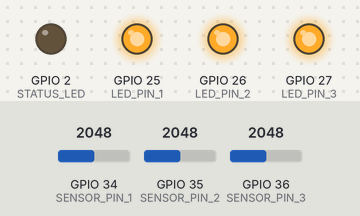
A sketch run on a simulated ESP32. Shown: output pins drawn as LEDs (lit = HIGH). The inputs (shaded band) are chosen by the test bench; at power-on: GPIO 34 (SENSOR_PIN_1) = 2048, GPIO 35 (SENSOR_PIN_2) = 2048, GPIO 36 (SENSOR_PIN_3) = 2048. WiFi joins after 1.5 s; servers stay silent unless stated; uploads are accepted with an empty reply; what the sketch prints to the serial monitor is not drawn.

Above: at 7.1 s.
7.2 s: GPIO 34 (SENSOR_PIN_1) set to 2001
At 8.5 s:
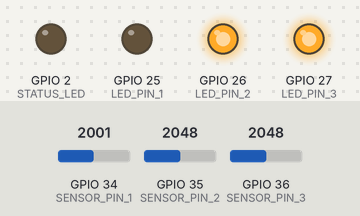
11.2 s: GPIO 35 (SENSOR_PIN_2) set to 2008
At 13.0 s:
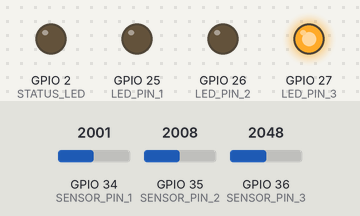
13.4 s: GPIO 34 (SENSOR_PIN_1) set to 2088
At 14.7 s:
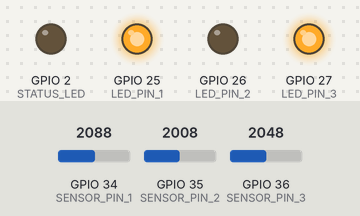
17.4 s: GPIO 36 (SENSOR_PIN_3) set to 1981
At 19.2 s:
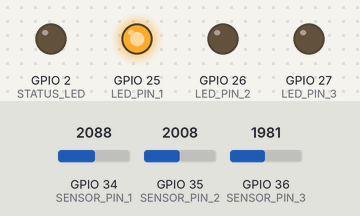
21.4 s: GPIO 35 (SENSOR_PIN_2) set to 2088
At 22.5 s:
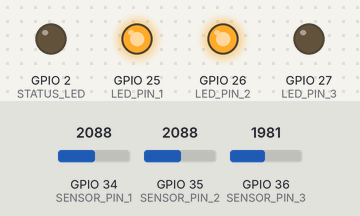
23.4 s: GPIO 36 (SENSOR_PIN_3) set to 2088
At 26.2 s:
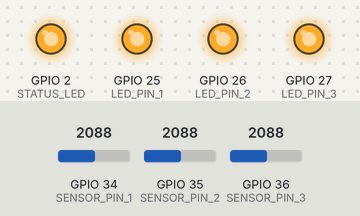
Timing chart, 0 to 27.8 s (numbered marks = the images above; inputs shaded):
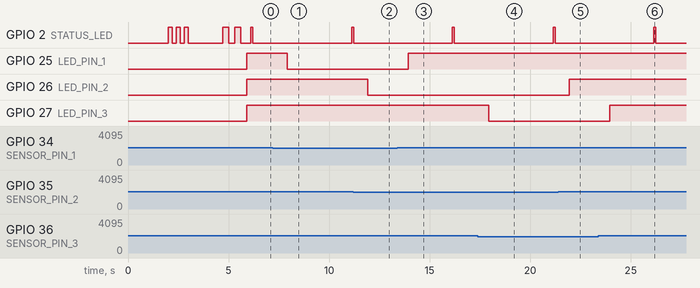

Measured:
- the behaviour switches between 2048 and 2047 on GPIO 34 (SENSOR_PIN_1) (found by bisection; images 0 and 1)
- the behaviour switches between 2048 and 2047 on GPIO 35 (SENSOR_PIN_2) (found by bisection; images 1 and 2)
- the behaviour switches between 2048 and 2047 on GPIO 36 (SENSOR_PIN_3) (found by bisection; images 3 and 4)
- after the input at 7.2 s, GPIO 25 (LED_PIN_1): HIGH → LOW after 0.72 s
- after the input at 11.2 s, GPIO 26 (LED_PIN_2): HIGH → LOW after 0.72 s
- after the input at 13.4 s, GPIO 25 (LED_PIN_1): LOW → HIGH after 0.53 s
- after the input at 17.4 s, GPIO 27 (LED_PIN_3): HIGH → LOW after 0.54 s
- after the input at 21.4 s, GPIO 26 (LED_PIN_2): LOW → HIGH after 0.54 s
- after the input at 23.4 s, GPIO 27 (LED_PIN_3): LOW → HIGH after 0.55 s

The sketch:

esp32_station.ino
```cpp
/*
  VoltReserve - IoT-Based EV Charging Slot Reservation System
  ESP32 Station Monitor

  Reads 3 sensors (simulating charging port occupancy)
  Sends status to Flask backend via HTTP API

  Hardware:
  - ESP32 DevKit
  - 3x Digital Sensors (GPIO pins)
  - 3x Status LEDs (GPIO pins)
  - WiFi connectivity
*/

#include <WiFi.h>
#include <HTTPClient.h>
#include <ArduinoJson.h>

// ========================== CONFIGURATION ==========================

// WiFi Credentials
const char* WIFI_SSID = "YOUR_WIFI_SSID";
const char* WIFI_PASSWORD = "YOUR_WIFI_PASSWORD";

// Backend Server Configuration
const char* BACKEND_URL = "http://YOUR_IP:5000";
const char* API_ENDPOINT = "/api/device/status";
const int STATION_ID = 1; // VoltReserve Station ID in database

// Sensor Pin Configuration (GPIO Pins)
const int SENSOR_PIN_1 = 34;  // Port 1 Sensor (GPIO 34 - ADC)
const int SENSOR_PIN_2 = 35;  // Port 2 Sensor (GPIO 35 - ADC)
const int SENSOR_PIN_3 = 36;  // Port 3 Sensor (GPIO 36 - ADC)

// LED Pin Configuration (Status Indicators)
const int LED_PIN_1 = 25;     // Port 1 LED (Green)
const int LED_PIN_2 = 26;     // Port 2 LED (Green)
const int LED_PIN_3 = 27;     // Port 3 LED (Green)

// System LED
const int STATUS_LED = 2;     // System Status LED (Blue)

// Configuration Constants
const int SENSOR_THRESHOLD = 2048;  // ADC threshold (0-4095 range)
                                     // Below threshold = Occupied
                                     // Above threshold = Available

const unsigned long HEARTBEAT_INTERVAL = 5000;  // Send status every 5 seconds
const unsigned long SENSOR_READ_INTERVAL = 1000; // Read sensors every 1 second
const int MAX_RETRIES = 3;

// ========================== GLOBAL VARIABLES ==========================

unsigned long lastHeartbeatTime = 0;
unsigned long lastSensorReadTime = 0;
bool isConnected = false;

// Port States (true = occupied, false = available)
bool portOccupied[3] = {false, false, false};
int sensorValues[3] = {0, 0, 0};

// ========================== SETUP ==========================

void setup() {
  // Initialize Serial for debugging
  Serial.begin(115200);
  delay(2000);

  Serial.println("\n\n");
  Serial.println("==================================");
  Serial.println("VoltReserve - ESP32 Station Init");
  Serial.println("==================================");

  // Initialize Pins
  initializePins();

  // Blink status LED to indicate startup
  blinkLED(STATUS_LED, 3, 200);

  // Connect to WiFi
  connectToWiFi();

  // System ready
  Serial.println("✓ System initialized and ready");
}

// ========================== LOOP ==========================

void loop() {
  unsigned long currentTime = millis();

  // Maintain WiFi connection
  if (WiFi.status() != WL_CONNECTED) {
    Serial.println("WiFi disconnected, attempting reconnect...");
    connectToWiFi();
  }

  // Read sensors periodically
  if (currentTime - lastSensorReadTime >= SENSOR_READ_INTERVAL) {
    readSensors();
    updateLEDs();
    lastSensorReadTime = currentTime;
  }

  // Send status to backend periodically
  if (currentTime - lastHeartbeatTime >= HEARTBEAT_INTERVAL) {
    sendStatusToBackend();
    lastHeartbeatTime = currentTime;
  }

  delay(100);
}

// ========================== PIN INITIALIZATION ==========================

void initializePins() {
  Serial.println("Initializing pins...");

  // Sensor pins as input
  pinMode(SENSOR_PIN_1, INPUT);
  pinMode(SENSOR_PIN_2, INPUT);
  pinMode(SENSOR_PIN_3, INPUT);

  // LED pins as output
  pinMode(LED_PIN_1, OUTPUT);
  pinMode(LED_PIN_2, OUTPUT);
  pinMode(LED_PIN_3, OUTPUT);
  pinMode(STATUS_LED, OUTPUT);

  // Turn off all LEDs initially
  digitalWrite(LED_PIN_1, LOW);
  digitalWrite(LED_PIN_2, LOW);
  digitalWrite(LED_PIN_3, LOW);
  digitalWrite(STATUS_LED, LOW);

  Serial.println("✓ Pins initialized");
}

// ========================== WiFi CONNECTION ==========================

void connectToWiFi() {
  Serial.print("Connecting to WiFi: ");
  Serial.println(WIFI_SSID);

  WiFi.begin(WIFI_SSID, WIFI_PASSWORD);

  int attempts = 0;
  while (WiFi.status() != WL_CONNECTED && attempts < 20) {
    delay(500);
    Serial.print(".");
    attempts++;
  }

  if (WiFi.status() == WL_CONNECTED) {
    Serial.println();
    Serial.println("✓ WiFi connected");
    Serial.print("IP Address: ");
    Serial.println(WiFi.localIP());
    isConnected = true;

    // Blink status LED to confirm connection
    blinkLED(STATUS_LED, 2, 300);
  } else {
    Serial.println();
    Serial.println("✗ WiFi connection failed");
    isConnected = false;
  }
}

// ========================== SENSOR READING ==========================

void readSensors() {
  // Read analog values from sensors
  sensorValues[0] = analogRead(SENSOR_PIN_1);
  sensorValues[1] = analogRead(SENSOR_PIN_2);
  sensorValues[2] = analogRead(SENSOR_PIN_3);

  // Determine occupancy (inverted logic)
  // Low sensor value = occupied (car present)
  // High sensor value = available (no car)
  portOccupied[0] = (sensorValues[0] < SENSOR_THRESHOLD);
  portOccupied[1] = (sensorValues[1] < SENSOR_THRESHOLD);
  portOccupied[2] = (sensorValues[2] < SENSOR_THRESHOLD);

  // Debug output (uncomment for troubleshooting)
  /*
  Serial.print("Sensors: ");
  Serial.print(sensorValues[0]); Serial.print(" ");
  Serial.print(sensorValues[1]); Serial.print(" ");
  Serial.print(sensorValues[2]); Serial.print(" | ");
  Serial.print("Occupied: ");
  Serial.print(portOccupied[0]); Serial.print(" ");
  Serial.print(portOccupied[1]); Serial.print(" ");
  Serial.println(portOccupied[2]);
  */
}

// ========================== LED CONTROL ==========================

void updateLEDs() {
  // Port 1: Green LED on if available
  digitalWrite(LED_PIN_1, portOccupied[0] ? LOW : HIGH);

  // Port 2: Green LED on if available
  digitalWrite(LED_PIN_2, portOccupied[1] ? LOW : HIGH);

  // Port 3: Green LED on if available
  digitalWrite(LED_PIN_3, portOccupied[2] ? LOW : HIGH);
}

void blinkLED(int pin, int times, int delayMs) {
  for (int i = 0; i < times; i++) {
    digitalWrite(pin, HIGH);
    delay(delayMs);
    digitalWrite(pin, LOW);
    delay(delayMs);
  }
}

// ========================== BACKEND COMMUNICATION ==========================

void sendStatusToBackend() {
  if (!isConnected) {
    Serial.println("⚠ Not connected to WiFi, skipping status update");
    return;
  }

  HTTPClient http;
  String fullURL = String(BACKEND_URL) + String(API_ENDPOINT);

  Serial.print("Sending status to: ");
  Serial.println(fullURL);

  http.begin(fullURL);
  http.addHeader("Content-Type", "application/json");

  // Build JSON payload
  DynamicJsonDocument doc(512);
  doc["station_id"] = STATION_ID;
  doc["esp32_id"] = "ESP32_001";

  JsonArray portsArray = doc.createNestedArray("ports");

  for (int i = 0; i < 3; i++) {
    JsonObject port = portsArray.createNestedObject();
    port["port_number"] = i + 1;
    port["sensor_value"] = sensorValues[i];
    port["occupied"] = portOccupied[i];
  }

  String jsonString;
  serializeJson(doc, jsonString);

  // Send POST request
  int httpResponseCode = http.POST(jsonString);

  if (httpResponseCode > 0) {
    Serial.print("✓ Response Code: ");
    Serial.println(httpResponseCode);

    String response = http.getString();
    Serial.println("Response: " + response);

    // Blink status LED on successful update
    blinkLED(STATUS_LED, 1, 100);
  } else {
    Serial.print("✗ HTTP Error: ");
    Serial.println(httpResponseCode);
  }

  http.end();
}

// ========================== UTILITY FUNCTIONS ==========================

void printPortStatus() {
  Serial.println("\n--- Current Port Status ---");
  for (int i = 0; i < 3; i++) {
    Serial.print("Port ");
    Serial.print(i + 1);
    Serial.print(": ");
    Serial.print("Sensor=");
    Serial.print(sensorValues[i]);
    Serial.print(" | Status=");
    Serial.println(portOccupied[i] ? "OCCUPIED" : "AVAILABLE");
  }
  Serial.println("---------------------------\n");
}

// ========================== END OF CODE ==========================

/*

  TROUBLESHOOTING GUIDE:

  1. WiFi won't connect:
     - Check SSID and password in configuration
     - Ensure 2.4GHz WiFi (ESP32 doesn't support 5GHz)
     - Check WiFi signal strength

  2. Backend communication fails:
     - Verify BACKEND_URL is correct (http://YOUR_IP:5000)
     - Check Flask backend is running
     - Verify firewall allows connections
     - Check serial output for HTTP error codes

  3. Sensors not reading:
     - Verify sensor connections to GPIO pins
     - Check SENSOR_THRESHOLD value (2048 is middle of 0-4095 range)
     - Use Serial output to debug sensor values
     - Uncomment debug Serial.print lines in readSensors()

  4. LEDs not lighting:
     - Verify LED connections and polarity
     - Check GPIO pin assignments
     - Test with digitalWrite(LED_PIN_X, HIGH/LOW)

  5. How to enable debug output:
     - Uncomment the Serial.print section in readSensors()
     - Open Serial Monitor (Tools > Serial Monitor)
     - Set baud rate to 115200
     - You'll see real-time sensor values

*/
```
